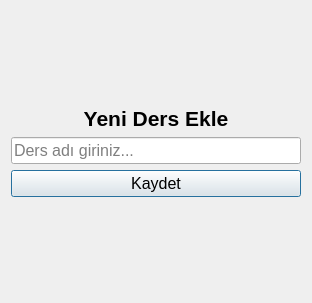
<?xml version="1.0" encoding="UTF-8"?>
<ui version="4.0">
 <class>Dialog</class>
 <widget class="QDialog" name="Dialog">
  <property name="geometry">
   <rect>
    <x>0</x>
    <y>0</y>
    <width>312</width>
    <height>303</height>
   </rect>
  </property>
  <property name="windowTitle">
   <string>Dialog</string>
  </property>
  <property name="styleSheet">
   <string notr="true"/>
  </property>
  <layout class="QVBoxLayout" name="verticalLayout_2">
   <item>
    <layout class="QVBoxLayout" name="verticalLayout">
     <item>
      <spacer name="verticalSpacer_2">
       <property name="orientation">
        <enum>Qt::Orientation::Vertical</enum>
       </property>
       <property name="sizeHint" stdset="0">
        <size>
         <width>20</width>
         <height>40</height>
        </size>
       </property>
      </spacer>
     </item>
     <item>
      <widget class="QLabel" name="label_2">
       <property name="enabled">
        <bool>true</bool>
       </property>
       <property name="font">
        <font>
         <pointsize>16</pointsize>
         <bold>true</bold>
        </font>
       </property>
       <property name="layoutDirection">
        <enum>Qt::LayoutDirection::LeftToRight</enum>
       </property>
       <property name="text">
        <string>Yeni Ders Ekle</string>
       </property>
       <property name="alignment">
        <set>Qt::AlignmentFlag::AlignCenter</set>
       </property>
      </widget>
     </item>
     <item>
      <widget class="QLineEdit" name="txt_ders_adi">
       <property name="font">
        <font>
         <pointsize>12</pointsize>
        </font>
       </property>
       <property name="placeholderText">
        <string>Ders adı giriniz...</string>
       </property>
      </widget>
     </item>
     <item>
      <widget class="QPushButton" name="btn_kaydet">
       <property name="font">
        <font>
         <pointsize>12</pointsize>
        </font>
       </property>
       <property name="styleSheet">
        <string notr="true"/>
       </property>
       <property name="text">
        <string>Kaydet</string>
       </property>
      </widget>
     </item>
     <item>
      <spacer name="verticalSpacer">
       <property name="orientation">
        <enum>Qt::Orientation::Vertical</enum>
       </property>
       <property name="sizeHint" stdset="0">
        <size>
         <width>20</width>
         <height>40</height>
        </size>
       </property>
      </spacer>
     </item>
    </layout>
   </item>
  </layout>
 </widget>
 <resources/>
 <connections/>
</ui>
